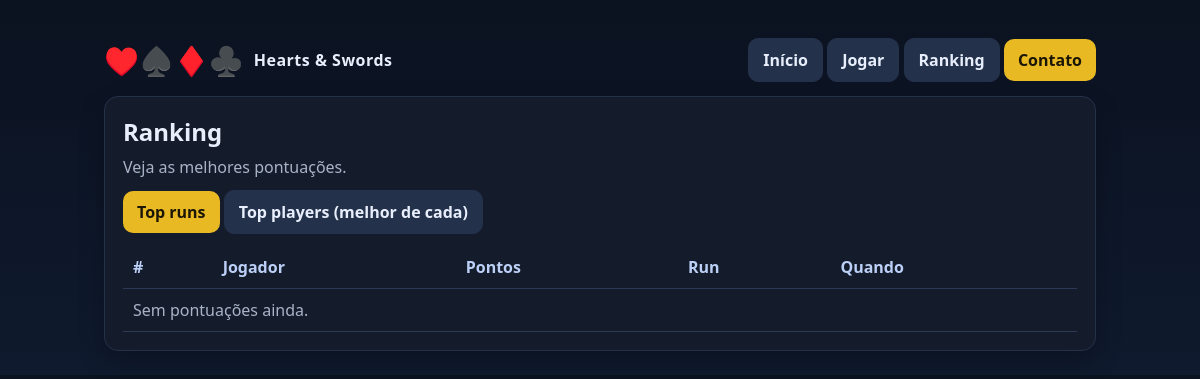
/ranking/, run on an earlier commit of the app's database.
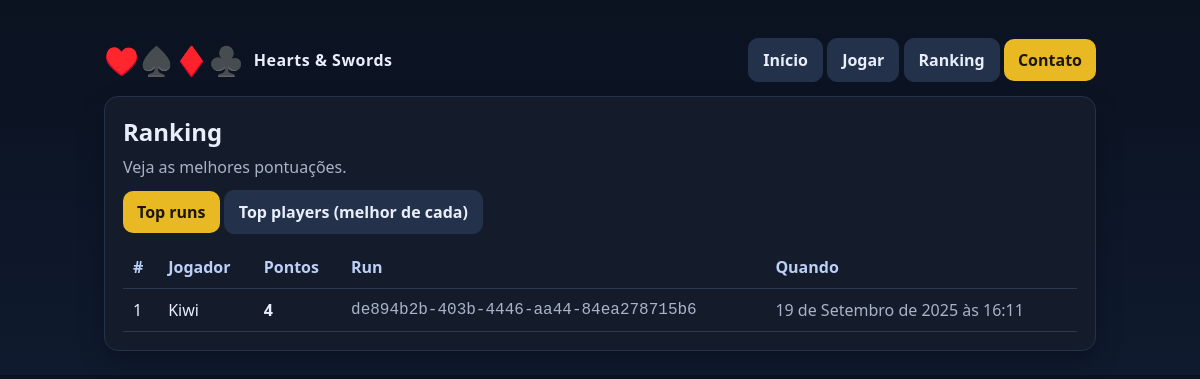
And on a later commit of the database.
### game/models.py (models this page shows)
class Score(models.Model):
    id = models.UUIDField(primary_key=True, default=uuid.uuid4, editable=False)
    run = models.ForeignKey(Run, on_delete=models.SET_NULL, null=True, blank=True, related_name="scores")
    player_name = models.CharField(max_length=30)
    points = models.IntegerField(default=0)
    created_at = models.DateTimeField(default=timezone.now)
    class Meta:
        ordering = ["-points", "-created_at"]
        constraints = [
            models.UniqueConstraint(fields=["run", "player_name"], name="uniq_score_per_run_player")
        ]
        indexes = [
            models.Index(fields=["player_name"]),
            models.Index(fields=["-points"]),
        ]

### game/views_pages.py (the view)
# urls.py: path("ranking/", RankingView.as_view(), name="ranking"),
class RankingView(ListView):
    template_name = "ranking.html"
    context_object_name = "scores"
    paginate_by = 50
    def get_queryset(self):
        mode = self.request.GET.get("mode", "runs")
        if mode == "best":
            return (Score.objects.values("player_name")
                    .annotate(points=Max("points"), last_at=Max("created_at"))
                    .order_by("-points", "-last_at"))
        return Score.objects.select_related("run").all()
    def get_context_data(self, **kwargs):
        ctx = super().get_context_data(**kwargs)
        ctx["mode"] = self.request.GET.get("mode", "runs")
        return ctx

### templates/ranking.html (shortened to what this page needs)
{% extends "base.html" %}
{% block body %}
  <section class="card">
    <h2 style="margin:0 0 8px">Ranking</h2>
    <div class="muted">Veja as melhores pontuações.</div>
    <div class="space"></div>
    <div class="grid cols-2">
      <div>
        <a href="{% url 'ranking' %}?mode=runs" class="btn {% if mode == 'runs' %}{% else %}secondary{% endif %}">Top runs</a>
        <a href="{% url 'ranking' %}?mode=best" class="btn {% if mode == 'best' %}{% else %}secondary{% endif %}">Top players (melhor de cada)</a>
      </div>
    </div>
    <div class="space"></div>
    {% if mode == 'best' %}
      <table>
        <thead><tr><th>#</th><th>Jogador</th><th>Pontos (máximo)</th><th>Último envio</th></tr></thead>
        <tbody>
          {% for s in scores %}
          <tr>
            <td>{{ forloop.counter }}</td>
            <td>{{ s.player_name }}</td>
            <td><strong>{{ s.points }}</strong></td>
            <td class="muted">{{ s.last_at }}</td>
          </tr>
          {% empty %}
          <tr><td colspan="4" class="muted">Sem pontuações ainda.</td></tr>
          {% endfor %}
        </tbody>
      </table>
    {% else %}
      <table>
        <thead><tr><th>#</th><th>Jogador</th><th>Pontos</th><th>Run</th><th>Quando</th></tr></thead>
        <tbody>
          {% for s in scores %}
          <tr>
            <td>{{ forloop.counter }}</td>
            <td>{{ s.player_name }}</td>
            <td><strong>{{ s.points }}</strong></td>
            <td class="muted mono">{{ s.run_id|default:"—" }}</td>
            <td class="muted">{{ s.created_at }}</td>
          </tr>
          {% empty %}
          <tr><td colspan="5" class="muted">Sem pontuações ainda.</td></tr>
          {% endfor %}
        </tbody>
      </table>
    {% endif %}
  </section>
{% endblock %}

### templates/base.html (shortened to what this page needs)
{% load static %}
<!doctype html>
<html lang="pt-br">
<head>
  <link rel="stylesheet" href="{% static 'css/style.css' %}">
</head>
<body>
  <div class="container">
    <nav class="nav">
      <div class="left">
        <div style="font-size:28px">♥️♠️♦️♣️</div>
        <div class="brand">Hearts & Swords</div>
      </div>
      <div class="right">
        <a href="{% url 'home' %}" class="btn secondary">Início</a>
        <a href="{% url 'play' %}" class="btn secondary">Jogar</a>
        <a href="{% url 'ranking' %}" class="btn secondary">Ranking</a>
        <a href="{% url 'contact' %}" class="btn">Contato</a>
      </div>
    </nav>
    {% block body %}{% endblock %}
  </div>
</body>
</html>

### static/css/style.css (style rules this page uses)
:root { --bg:#0b1220; --card:#141c2b; --ink:#e8eefc; --muted:#a9b3c7; --brand:#e8b923; --accent:#45d0e6; --danger:#ef5350; --ok:#38d39f; --radius:14px; --shadow:0 10px 24px rgba(0,0,0,.25); --border:#24314a; }
* { box-sizing:border-box }
body { margin:0;background:linear-gradient(180deg,#0b1220,#0f1a2e);color:var(--ink);font-family:system-ui,Segoe UI,Roboto,Arial }
a { color:var(--accent);text-decoration:none }
.container { max-width:1040px;margin:0 auto;padding:24px }
.nav { display:flex;align-items:center;justify-content:space-between;padding:14px 0 }
.nav .left { display:flex;align-items:center;gap:10px }
.brand { font-weight:700;letter-spacing:.5px }
.btn { display:inline-block;padding:10px 14px;border-radius:10px;background:var(--brand);color:#1b1605;font-weight:600;border:0;cursor:pointer }
.btn.secondary { background:#23314a;color:#e8eefc;border:1px solid var(--border) }
.card { background:var(--card);border:1px solid var(--border);border-radius:var(--radius);box-shadow:var(--shadow);padding:18px }
.grid { display:grid;gap:16px }
.grid.cols-2 { grid-template-columns:repeat(2,1fr) }
table { width:100%;border-collapse:collapse }
th,td { padding:10px;border-bottom:1px solid #2b3955;text-align:left }
th { color:#bcd0f7;font-weight:600 }
.muted { color:var(--muted) }
.space { height:12px }
.mono { font-family: ui-monospace, SFMono-Regular, Menlo, Consolas, monospace }

What changed in the data, as far as the page shows it:
added Score: player_name "Kiwi", points "4", run_id "de894b2b-403b-4446-aa44-84ea278715b6", created_at "19 de Setembro de 2025 às 16:11"
Also different on the page:
text no longer shown: "Sem pontuações ainda."
